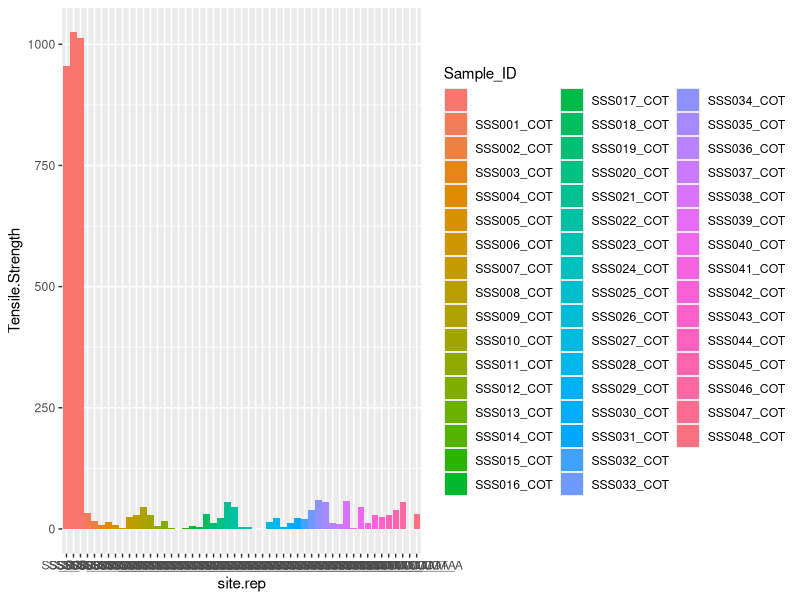
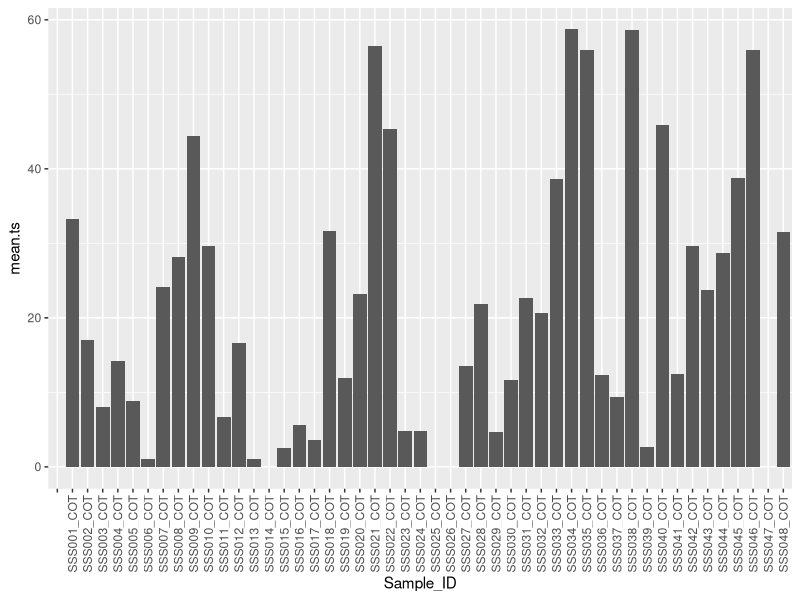
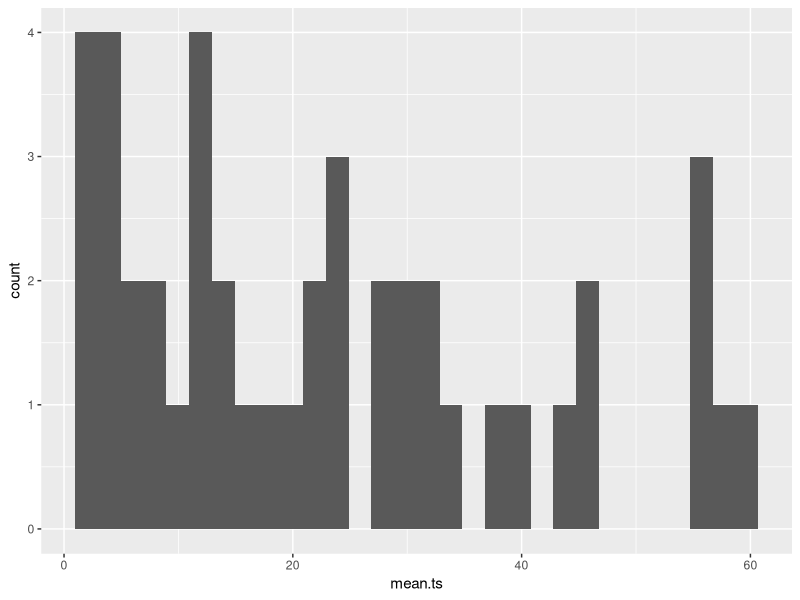

These charts were generated, in order, by the following R code: (Note: this script raises an error after producing the figures.)
## ---- chunk 1
library(tidyverse)
library(dplyr)
library(ggplot2)

## ---- chunk 2
data <- read.csv("data/tensile_data_raw.csv")

merged <- data %>% 
  mutate(site.rep = paste0(Sample_ID, "_", Replicate.ID))

## ---- chunk 3
ggplot(merged, aes(x = site.rep, y = Tensile.Strength, fill = Sample_ID))+
  geom_col()#+
  #theme(axis.text.x = element_text(angle = 90, vjust = 0.5, hjust = 1))

## ---- chunk 4

#mean slope and standard deviation calculated for each site

means <- merged %>% 
  group_by(Sample_ID) %>% 
  mutate(mean(Tensile.Strength)) %>% 
  mutate(sd(Tensile.Strength))

means <- means %>%
  separate(Sample_ID, c("Sample", "type"), sep = "_", remove = FALSE) %>%
  rename("mean.ts" = "mean(Tensile.Strength)") %>% 
  rename("sd.ts" = "sd(Tensile.Strength)") %>% 
  distinct(mean.ts, .keep_all = TRUE) %>% 
  select(-Replicate.ID, -Tensile.Strength, -Notes.for.individual.reps, - Notes.for.group.of.4, - site.rep)

## ---- chunk 5

ggplot(means, aes(x = Sample_ID, y = mean.ts)) +
  geom_col()+
  geom_errorbar(aes(ymin = mean.ts - sd.ts, ymax = mean.ts + sd.ts), width = 0.2)+
  theme(axis.text.x = element_text(angle = 90, vjust = 0.5, hjust = 1))

ggplot(means, aes(x = mean.ts))+
  geom_histogram()

## ---- chunk 6
#does tensile strength correlate with lab respiration?

resp <- read.csv("data/SSS_ICON-ModEx_Sediment_Incubations_Respiration_Rates_merged_by_gara009_on_2022-08-19.csv")

#average respiration rate for now

mean.resp <- resp %>% 
  separate(Sample_ID, c("Sample", "rep"), sep = "-", remove = FALSE) %>%   group_by(Sample) %>% 
  mutate(mean(rate_mg_per_L_per_min)) %>% 
  mutate(sd(rate_mg_per_L_per_min)) %>% 
  mutate(mean(rate_mg_per_L_per_h)) %>% 
  mutate(sd(rate_mg_per_L_per_h)) %>% 
  rename("mean.rate.min" = "mean(rate_mg_per_L_per_min)") %>% 
  rename("sd.rate.min" = "sd(rate_mg_per_L_per_min)") %>% 
  rename("mean.rate.hr" = "mean(rate_mg_per_L_per_h)") %>% 
  rename("sd.rate.hr" = "sd(rate_mg_per_L_per_h)") %>% 
  distinct(mean.rate.min, .keep_all = TRUE) %>% 
  select(-slope_of_the_regression, - rate_mg_per_L_per_min, - rate_mg_per_L_per_h, -R_squared, - R_squared_adj, -p_value, -total_incubation_time_min, -number_of_points, -Sample_ID, -rep)

## ---- chunk 7

ggplot()+
  geom_point(aes(x = means$mean.ts, y = mean.resp$mean.rate.hr, color = means$Sample))

